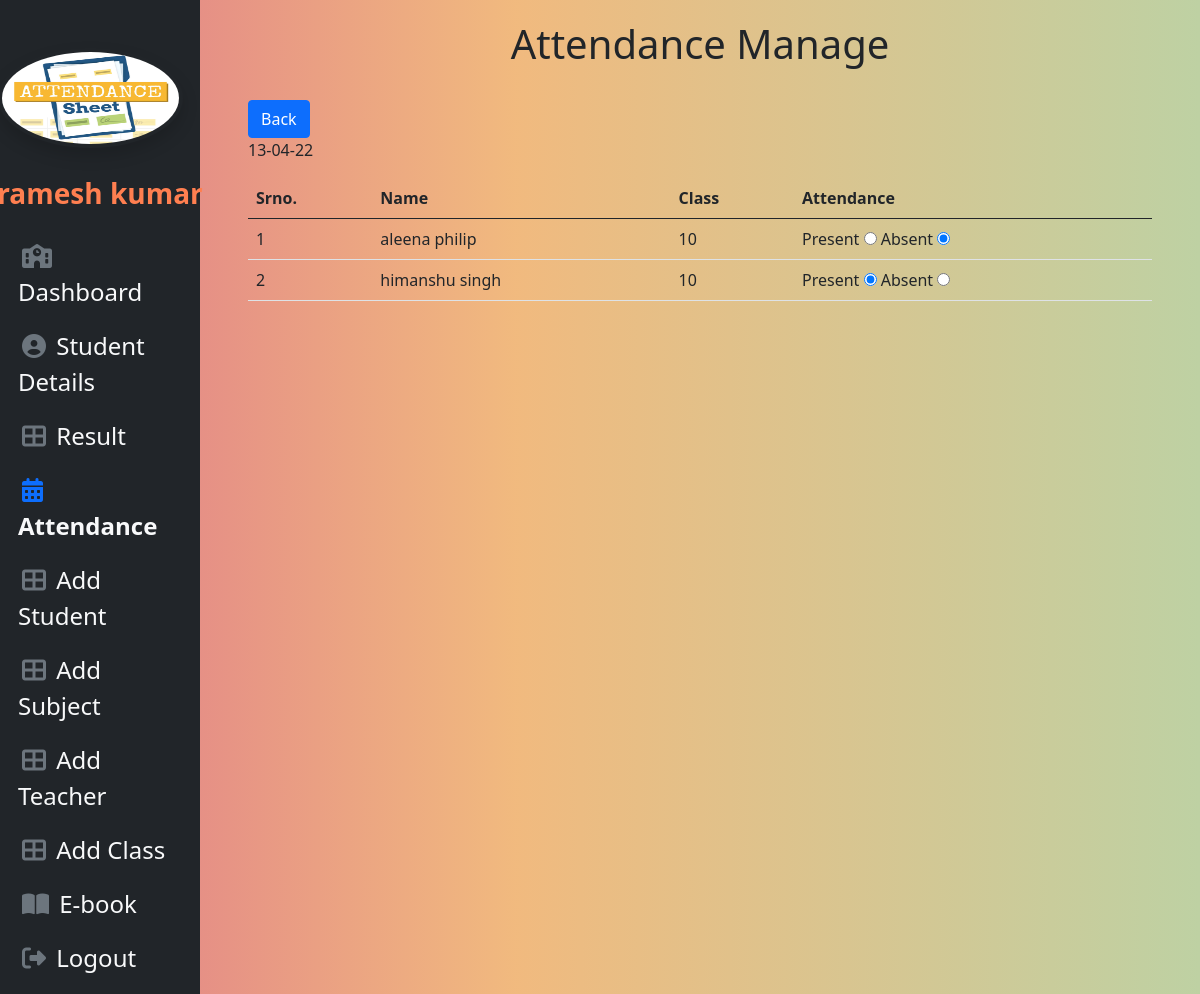
Page /viewp.php?date=20-02-22 (signed in) on the committed database.
### tables this page shows
CREATE TABLE `attendance` (
  `a_id` int(11) NOT NULL,
  `value` varchar(50) NOT NULL,
  `st_id` int(11) NOT NULL,
  `date` varchar(30) NOT NULL
);

CREATE TABLE `student` (
  `sid` int(11) NOT NULL,
  `uid` int(11) NOT NULL,
  `sname` char(100) NOT NULL,
  `email` varchar(100) NOT NULL,
  `sclass` int(11) NOT NULL,
  `password` varchar(100) NOT NULL,
  `clid` int(11) NOT NULL,
  `section` varchar(1) NOT NULL,
  `mno` bigint(8) NOT NULL,
  `gender` varchar(255) NOT NULL,
  `dob` date NOT NULL
);

### viewp.php (the view, shortened to what this page needs)
<?php
include 'dbcon.php';
?>
<!DOCTYPE html>
<html lang="en">
<head>
    <link href="https://cdn.jsdelivr.net/npm/bootstrap@5.0.2/dist/css/bootstrap.min.css" rel="stylesheet">
</head>
<body>
<div class="container-fluid">
    <div class="row min-vh-100 flex-column flex-md-row">
      <div class="col-12 col-md-3 col-xl-2 p-0 bg-dark ">
        <nav class="navbar navbar-expand-md navbar-dark bd-dark flex-md-column flex-row  py-2  sticky-top " id="sidebar">
          <div class="text-center p-3">
            <img src="images/attendence.jpg" alt="profile picture" class="img-fluid rounded-circle my-4 p-1 d-none d-md-block shadow sizeimg"  />
           <a href="#" class="navbar-brand mx-0 fw-bolder fs-3 text-nowrap"  style="color:coral" ><?php echo $_SESSION['name'];?></a>
          </div>
          <div class="collapse navbar-collapse order-last align-self-start" id="nav">
          <ul class="nav flex-column mb-0">
  <li class="nav-item  ">
    <a href="teacherdash.php" class="nav-link text-light bg-dark fs-4" style="margin-left:2px">
        <i class="fas fa-school mr-3 text-secondary" style="margin:3px 4px 3px 4px;"></i>
        Dashboard
    </a>
  </li>
  <li class="nav-item  ">
    <a href="details_student.php" class="nav-link text-light bg-dark  fs-4" style="margin-left:2px">
        <i class="fas fa-user-circle mr-3 text-secondary" style="margin:3px 4px 3px 4px;"></i>
        Student Details
    </a>
  </li>
  <li class="nav-item  ">
    <a   href="result_index.php" target="_blank"  class="nav-link text-light bg-dark  fs-4" style="margin-left:2px">
        <i class="fas fa-th-large mr-3 text-secondary "  style="margin:3px 4px 3px 4px;" ></i>
        Result
    </a>
  </li>
  <li class="nav-item  ">
    <a href="attendance.php" class="nav-link text-light bg-dark fw-bold fs-4" style="margin-left:2px">
        <i class="fas fa-calendar-alt mr-3 text-primary "  style="margin:3px 4px 3px 4px;"></i>
        Attendance
    </a>
  </li>
  <li class="nav-item  ">
    <a href="add_student.php" class="nav-link text-light bg-dark  fs-4" style="margin-left:2px">
        <i class="fas fa-th-large mr-3 text-secondary "  style="margin:3px 4px 3px 4px;"></i>
        Add Student
    </a>
  </li>
  <li class="nav-item  ">
    <a href="add_subject.php" class="nav-link text-light bg-dark  fs-4" style="margin-left:2px">
        <i class="fas fa-th-large mr-3 text-secondary "  style="margin:3px 4px 3px 4px;"></i>
        Add Subject
    </a>
  </li>
  <li class="nav-item  ">
    <a href="add_teacher.php" class="nav-link text-light bg-dark  fs-4" style="margin-left:2px">
        <i class="fas fa-th-large mr-3 text-secondary "  style="margin:3px 4px 3px 4px;"></i>
        Add Teacher
    </a>
  </li>
  <li class="nav-item  ">
    <a href="add_class.php" class="nav-link text-light bg-dark  fs-4" style="margin-left:2px">
        <i class="fas fa-th-large mr-3 text-secondary "  style="margin:3px 4px 3px 4px;"></i>
        Add Class
    </a>
  </li>
  <li class="nav-item  ">
    <a href="ebook.php" target="_blank" class="nav-link text-light bg-dark  fs-4 " style="margin-left:2px">
        <i class="fas fa-book-open mr-3 text-secondary"  style="margin:3px 4px 3px 4px;" ></i>
        E-book
    </a>
  </li>
  <li class="nav-item  ">
    <a href="logout.php" class="nav-link text-light bg-dark  fs-4" style="margin-left:2px" >
        <i class="fas fa-sign-out-alt mr-3 text-secondary"  style="margin:3px 4px 3px 4px;"></i>
        Logout
    </a>
  </li>
</ul>
          </div>
        </nav>
</div>
<main class="col px-0 flex-grow-1">
<div class="panel panel-default px-5 ">
      <div class="panel-heading px-4 ">
        <h1 style="text-align: center; margin-top:20px;">Attendance Manage</h1>
      </div>
      <div class="panel-body py-4 ">
          <a href="attendance_view.php" class="btn btn-primary">Back</a>
          <p><?php echo date('d-m-y')?></p>
          <form action="attendance.php" method="POST">
          <table class="table">
              <thead>
                  <tr>
                      <th>Srno.</th>
                      <th>Name</th>
                      <th>Class</th>
                      <th>Attendance</th>
                  </tr>
              </thead>
                  <?php
                  if($_GET['date']){
                       $date=$_GET['date'];
                       $name=$_SESSION['name'];
                       $query="Select student.*,attendance.*
                         from attendance
                        INNER JOIN  student on attendance.st_id=student.uid and attendance.date='$date' and sclass in (select cstd from class where cteacher='$name') and section in (select section from class where cteacher='$name')";
                       $result=mysqli_query($con ,$query);
                       if(mysqli_num_rows($result)>0){
                           $i=0;
                           while($val=mysqli_fetch_array($result)){
                               $i++;
                  ?>
              <tr>
                       <td><?php echo $i; ?></td>
                       <td><?php echo $val['sname']; ?></td>
                       <td><?php echo $val['sclass']; ?></td>
                       <td>
                           Present <input type="radio"
                            value="Present"
                            <?php
                            if($val['value']=='Present')
                              echo "checked";
                                  ?>
                                  >
                            Absent <input type="radio"
                            value="Absent"
                            <?php
                            if($val['value']=='Absent')
                                echo "checked";
                                  ?>
                                  >
                      </td>
              </tr>
      <?php   }}
                       }?>
    </div>
   </div>
</main>
    </div>
</div>
</body>
</html>

### viewp.php (style rules this page uses)
body { background: rgb(223,118,138); background: linear-gradient(90deg, rgba(223,118,138,1) 0%, rgba(235,157,73,0.7063200280112045) 43%, rgba(190,209,163,1) 100%); min-height: 100vh; overflow-x: hidden; }
.sizeimg { width:90%; height:100px; margin:2px 1px 2px 1px; }
.nav-item::after { content: ''; display: block; width: 0px; height: 2px; background: #fec400; transition: 0.4s }

### rows in the picture
attendance: st.sname "aleena philip", st.sclass "10", value "☑"
attendance: st.sname "himanshu singh", st.sclass "10", value "☑"
